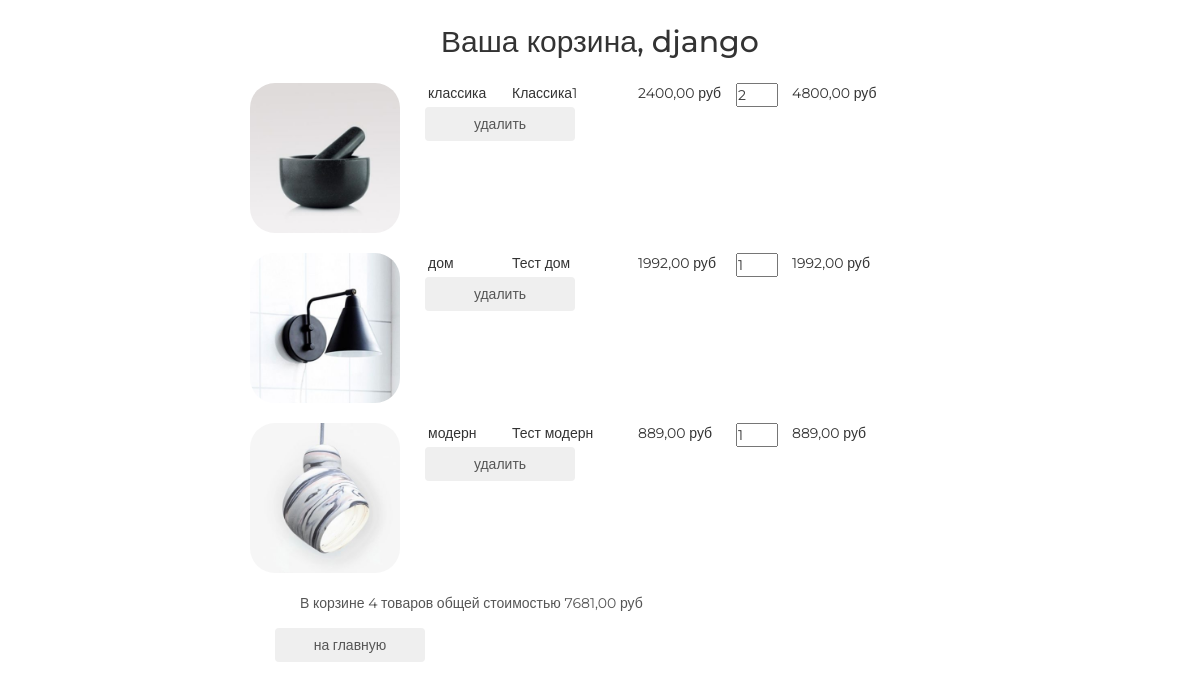
Page /basket/ (signed in) on the committed database.
### authapp/models.py (models this page shows)
class ShopUser(AbstractUser):
    avatar = models.ImageField(upload_to='users_avatars', blank=True, verbose_name='Аватарка')
    age = models.PositiveIntegerField(verbose_name='возраст')

### basketapp/models.py (models this page shows, shortened)
class Basket(models.Model):
    product = models.ForeignKey(Product, on_delete=models.CASCADE, verbose_name='Товар')
    user = models.ForeignKey(settings.AUTH_USER_MODEL, on_delete=models.CASCADE, verbose_name='Пользователь')
    quantity = models.PositiveSmallIntegerField(default=0, verbose_name='Количество')
    created_at = models.DateTimeField(auto_now_add=True, verbose_name='Добавлен')
    class Meta:
        verbose_name = 'корзина'
        verbose_name_plural = 'корзины'
        ordering = ('created_at',)
    """ Следующий код (ф-ции) лучше писать в СЕРВИСНОЙ МОДЕЛИ в Джанго !!!? """
    @property
    def product_cost(self):     # Стоимость продукта
        return self.product.price * self.quantity
    @property
    def total_quantity(self):   # Общая численность
        _items = Basket.objects.filter(user=self.user)
        return sum(list(_items.values_list('quantity', flat=True)))
    @property
    def total_cost(self):       # Общая стоимость
        _items = Basket.objects.filter(user=self.user)
        return sum(list(map(lambda x: x.product_cost, _items)))

### mainapp/models.py (models this page shows, shortened)
class Product(models.Model):
    category = models.ForeignKey(Category, on_delete=models.CASCADE, verbose_name='Категория', related_name='products')
    name = models.CharField(max_length=255, verbose_name='Название')
    image = models.ImageField(upload_to='product', blank=True, null=True, verbose_name='Изображение')
    shot_desc = models.CharField(max_length=255, verbose_name='Краткое описание')
    description = models.TextField(verbose_name='Описание')
    price = models.DecimalField(max_digits=8, decimal_places=2, verbose_name='Цена')
    quantity = models.PositiveSmallIntegerField(default=0, verbose_name='Количество')
    is_active = models.BooleanField(default=True, verbose_name='Активен')
    class Meta:
        verbose_name = 'продукт'
        verbose_name_plural = 'продукты'

class Category(models.Model):
    name = models.CharField(max_length=255, verbose_name='Название', unique=True)
    description = models.TextField(verbose_name='Описание')
    is_active = models.BooleanField(default=True, verbose_name='Активен')
    class Meta:
        verbose_name = 'категория'
        verbose_name_plural = 'категории'
        ordering = ('name', )    # Индексация по нужному полю # Сортировка по какому полю

### basketapp/views.py (the view)
# urls.py: path('', basket_list, name='List'),
@login_required
def basket_list(request):
    context = {
        'basket_items': Basket.objects.filter(user=request.user)
    }
    return render(request, 'basketapp/list.html', context)

### basketapp/templates/basketapp/list.html (shortened to what this page needs)
{% extends 'basketapp/base.html' %}
{% load static %}
{% block content %}
    <div class="basket_list">
        {% include 'basketapp/includes/inc_basket_list.html' %}
    </div>
    <button class="btn btn-round">
        <a href="{% url 'index' %}">на главную</a>
    </button>
{% endblock %}

### basketapp/templates/basketapp/base.html (shortened to what this page needs)
<!DOCTYPE html>
{% load static %}
<html>
<head>
    {% block css %}
        <link rel="stylesheet" href="{% static 'css/bootstrap.min.css' %}">
        <link rel="stylesheet" href="{% static 'css/style.css' %}">
        <link rel="stylesheet" href="{% static 'fonts/font-awesome/css/font-awesome.css' %}">
    {% endblock %}
</head>
<body>
    <div class="basket_container">
        <div class="h2 text-center head">Ваша корзина,
            {% if user.first_name %}
                {{ user.first_name|title}}
            {% else %}
                {{ user.username }}
            {% endif %}
        </div>
        {% block content %}
        {% endblock %}
    </div>
</body>
</html>

### basketapp/templates/basketapp/includes/inc_basket_list.html
{% for item in basket_items %}
    <div class="basket_record">
        <img src="/media/{{ item.product.image }}"
             alt="{{ item.product.short_desc }}">
        <span class="category_name">{{ item.product.category.name }}</span>
        <span class="product_name">{{ item.product.name }}</span>
        <span class="product_price">{{ item.product.price }}&nbspруб</span>
        <input type="number"
               name="{{ item.pk }}"
               min="0"
               value="{{ item.quantity }}">
        <span class="product_cost">{{ item.product_cost }}&nbspруб</span>
        <button class="btn btn-round">
            <a href="{% url 'basket:remove' item.pk %}" class="">
                удалить
            </a>
        </button>
    </div>
{% endfor %}
{% if basket_items %}
    <div class="basket_summary">
        В корзине {{ basket_items.0.total_quantity }} товаров общей стоимостью
        {{ basket_items.0.total_cost }} руб
    </div>
{% endif %}

### static/css/style.css (style rules this page uses)
* { margin: 0; padding: 0; }
body { font-family: 'Montserrat', sans-serif; }
html, body { height: 100%; }
.basket_container { margin: 25px auto; width: 700px; }
.basket_list input[type="number"] { width: 3em; position: relative; display: block; float: left; }
.basket_list span.category_name { margin-left: 2em; width: 5em; position: relative; display: block; float: left; }
.basket_list span.product_name { margin-left: 1em; width: 8em; position: relative; display: block; float: left; }
.basket_list span.product_price { margin-left: 1em; width: 7em; position: relative; display: block; float: left; }
.basket_list span.product_cost { margin-left: 1em; width: 7em; position: relative; display: block; float: left; }
.basket_list .basket_record { position: relative; display: block; height: 170px; float: none; }
.basket_container .head { margin: 25px auto; }
.basket_container button { margin-left: 25px; width: 150px; display: block; float: left; }
.basket_container button a { text-decoration: none; color: #555; }
.basket_container img { display: block; float: left; width: 150px; border-radius: 25px; }
.basket_container .basket_summary { display: block; margin-left: 50px; margin-bottom: 15px; color: #555; }

### rows in the picture
ShopUser: username "django"
Basket: product.image (picture), product.category.name "классика", product.name "Классика1", product.price "2400,00", quantity "2", product_cost "4800,00", user "4", user+product+quantity "7681,00"
Basket: product.image (picture), product.category.name "дом", product.name "Тест дом", product.price "1992,00", quantity "1", product_cost "1992,00"
Basket: product.image (picture), product.category.name "модерн", product.name "Тест модерн", product.price "889,00", quantity "1", product_cost "889,00"
